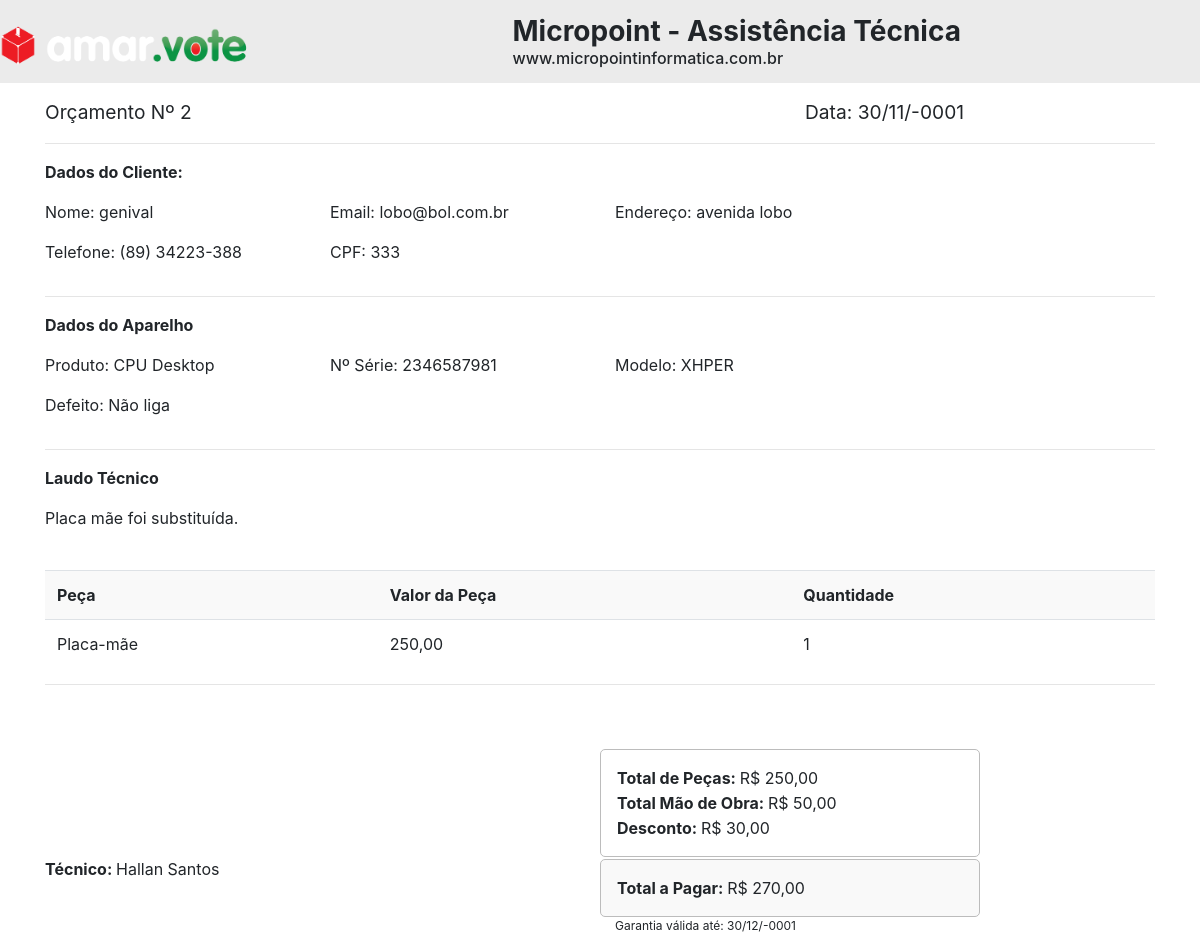
Screenshot of /rel/rel_os.php?id=2 with the database file from the repository.
### tables this page shows
CREATE TABLE `orcamentos` (
  `id` int(11) NOT NULL AUTO_INCREMENT,
  `cliente` varchar(15) NOT NULL,
  `tecnico` varchar(50) NOT NULL,
  `produto` varchar(50) NOT NULL,
  `serie` varchar(50) DEFAULT NULL,
  `problema` varchar(255) NOT NULL,
  `laudo` varchar(255) DEFAULT NULL,
  `observacoes` varchar(255) DEFAULT NULL,
  `valor_servico` decimal(10,2) DEFAULT NULL,
  `pecas` varchar(255) DEFAULT NULL,
  `valor_pecas` decimal(10,2) DEFAULT NULL,
  `sub_total` decimal(10,2) NOT NULL,
  `desconto` decimal(10,2) DEFAULT NULL,
  `valor_total` decimal(10,2) DEFAULT NULL,
  `pgto_tipo` varchar(20) DEFAULT NULL,
  `data_abertura` date NOT NULL,
  `data_geracao` date DEFAULT NULL,
  `data_aprovacao` date DEFAULT NULL,
  `status` varchar(50) NOT NULL,
  PRIMARY KEY (`id`)
);

CREATE TABLE `os` (
  `id` int(11) NOT NULL AUTO_INCREMENT,
  `id_orc` int(11) NOT NULL,
  `cliente` varchar(50) NOT NULL,
  `produto` varchar(50) NOT NULL,
  `tecnico` varchar(50) NOT NULL,
  `valor_total` decimal(10,2) NOT NULL,
  `data_abertura` date NOT NULL,
  `data_fechamento` date DEFAULT NULL,
  `garantia` varchar(20) DEFAULT NULL,
  `status` varchar(20) NOT NULL,
  PRIMARY KEY (`id`)
);

CREATE TABLE `clientes` (
  `id` int(11) NOT NULL AUTO_INCREMENT,
  `nome` varchar(50) NOT NULL,
  `telefone` varchar(15) NOT NULL,
  `endereco` varchar(50) NOT NULL,
  `email` varchar(20) NOT NULL,
  `cpf` varchar(20) NOT NULL,
  `data` date NOT NULL,
  PRIMARY KEY (`id`)
);

CREATE TABLE `funcionarios` (
  `id` int(11) NOT NULL AUTO_INCREMENT,
  `nome` varchar(50) NOT NULL,
  `cpf` varchar(15) NOT NULL,
  `telefone` varchar(15) NOT NULL,
  `endereco` varchar(50) NOT NULL,
  `cargo` varchar(20) NOT NULL,
  `data` date NOT NULL,
  PRIMARY KEY (`id`)
);

### rel/rel_os.php (the view, shortened to what this page needs)
<?php
require '../conexao.php';
if (isset($_GET['id'])) {
	$id = $_GET['id'];
}
$query = "SELECT o.id, o.produto, o.serie, o.problema, o.laudo, o.valor_servico, o.pecas, o.valor_pecas, o.desconto, o.valor_total, ord.id, ord.id_orc, ord.data_abertura, ord.data_fechamento, c.nome as cli_nome, c.telefone, c.endereco, c.email, c.cpf, f.nome as func_nome FROM orcamentos o INNER JOIN clientes as c ON c.cpf = o.cliente INNER JOIN funcionarios as f ON f.id = o.tecnico INNER JOIN os AS ord ON ord.id_orc = o.id WHERE ord.id = '{$id}'";
$result = mysqli_query($conexao, $query);
if ($result) {
	$row = mysqli_fetch_assoc($result);
}
?>
<!DOCTYPE html>
<html>
<head>
	<link rel="stylesheet" type="text/css" href="../css/bootstrap.min.css">
</head>
<body>
	<div class="cabecalho">
		<div class="row">
			<div class="col-sm-5 figura">
			  <img src="../img/amarVotebd.png" width="250px">
			</div>
			<div class="col-sm-7">
				<h3 class="titulo">
			 		<b>Micropoint - Assistência Técnica</b>
			 	</h3>
			 	<h6 class="titulo">
			 		www.micropointinformatica.com.br
			 	</h6>
			</div>
		</div>
	</div>
	<div class="container">
		<div class="row">
			<div class="col-sm-8">
				<big> Orçamento Nº <?php echo $id ?>  </big>
			</div>
			<div class="col-sm-4">
				<big> Data: <?php echo date('d/m/Y', strtotime($row['data_fechamento'])); ?> </big>
			</div>
		</div>
		<hr>
		<div class="row">
			<div class="col-sm-12">
				<p style="font-size:16px"><b>Dados do Cliente:</b></p>
			</div>
		</div>
		<div class="row">
			<div class="col-sm-3">
				<p style="font-size:16px">
					Nome: <?php echo $row['cli_nome']; ?>
				</p>
			</div>
			<div class="col-sm-3">
				<p style="font-size:16px">
				 	Email: <?php echo $row['email']; ?>
				 </p>
			</div>
			<div class="col-sm-3">
				<p style="font-size:16px">
					Endereço: <?php echo $row['endereco']; ?>
				</p>
			</div>
		</div>
		<div class="row">
			<div class="col-sm-3">
				<p style="font-size:16px">
					Telefone: <?php echo $row['telefone']; ?>
				</p>
			</div>
			<div class="col-sm-3">
				<p style="font-size:16px">
					CPF: <?php echo $row['cpf']; ?>
				</p>
			</div>
		</div>
		<hr>
		<div class="row">
			<div class="col-sm-12">
				<p style="font-size:16px">
					<b> Dados do Aparelho </b>
				</p>
			</div>
		</div>
		<div class="row">
			<div class="col-sm-3">
				<p style="font-size:16px">
					Produto: <?php echo $row['produto']; ?>
				</p>
			</div>
			<div class="col-sm-3">
				<p style="font-size:16px">
					Nº Série: <?php echo $row['serie']; ?>
				</p>
			</div>
			<div class="col-sm-3">
				<p style="font-size:16px">
					Modelo: XHPER
				</p>
			</div>
		</div>
		<div class="row">
			<div class="col-sm-12">
				<p style="font-size:16px">
					Defeito: <?php echo $row['problema']; ?>
				</p>
			</div>
		</div>
		<hr>
		<div class="row">
			<div class="col-sm-12">
				<p style="font-size:16px">
					<b> Laudo Técnico </b>
				</p>
			</div>
		</div>
		<div class="row">
			<div class="col-sm-12">
				<p style="font-size:16px">
					<?php echo $row['laudo']; ?>
				</p>
			</div>
		</div>
		<br>
		<table class="table">
			<tr bgcolor="#f9f9f9">
				<td> <b>Peça</b> </td>
				<td> <b>Valor da Peça</b> </td>
				<td> <b> Quantidade</b> </td>
			</tr>
			<tr>
				<td> <?php echo $row['pecas']; ?> </td>
				<td> <?php echo number_format($row['valor_pecas'], 2, ',', '.'); ?> </td>
				<td> 1 </td>
			</tr>
		</table>
		<hr><br><br>
		<div class="row">
			<div class="col-sm-6">
			</div>
			<div class="col-sm-4 areaTotais">
				<p class="pgto" style="font-size:16px">
					<b>Total de Peças: </b> R$
					<?php echo number_format($row['valor_pecas'], 2, ',', '.'); ?>
				</p>
				<p class="pgto" style="font-size:16px">
					<b>Total Mão de Obra: </b> R$
					<?php echo number_format($row['valor_servico'], 2, ',', '.'); ?>
				</p>
				<p class="pgto" style="font-size:16px">
					<b>Desconto: </b> R$
					<?php echo number_format($row['desconto'], 2, ',', '.'); ?>
				</p>
			</div>
		</div>
		<div class="row">
			<div class="col-sm-6">
				<p style="font-size:16px">
					<b>Técnico: </b>
					<?php echo $row['func_nome']; ?>
				</p>
			</div>
			<div class="col-sm-4 areaTotal">
				 <p class="pgto" style="font-size:16px">
				 	<b>Total a Pagar: </b> R$
				 	<?php echo number_format($row['valor_total'], 2, ',', '.'); ?>
				 </p>
			</div>
		</div>
		<div class="row">
			<div class="col-sm-6">
			</div>
			<div class="col-sm-3">
				<p style="font-size:12px">
					Garantia válida até:
					<?php echo date('d/m/Y', strtotime("+30 days",strtotime($row['data_fechamento']))); ?>
				</p>
			</div>
		</div>
	</div>
</body>
</html>

### rel/rel_os.php (style rules this page uses)
.cabecalho { background-color: #ebebeb; padding-top:15px; margin-bottom:15px; }
.titulo { margin:0; }
.areaTotais { border : 0.5px solid #bcbcbc; padding: 15px; border-radius: 5px; margin-right:25px; }
.areaTotal { border : 0.5px solid #bcbcbc; padding: 15px; border-radius: 5px; margin-right:25px; background-color: #f9f9f9; margin-top:2px; }
.pgto { margin:1px; }

### rows the page displays
orcamentos: os.data_fechamento "30/11/-0001", clientes.nome "genival", clientes.email "lobo@bol.com.br", clientes.endereco "avenida lobo", clientes.telefone "(89) 34223-388", clientes.cpf "333", produto "CPU Desktop", serie "2346587981", problema "Não liga", laudo "Placa mãe foi substituída.", pecas "Placa-mãe", valor_pecas "250,00", valor_servico "50,00", desconto "30,00", funcionarios.nome "Hallan Santos", valor_total "270,00", os.data_fechamento "30/12/-0001"

### other values shown
$id "2"
